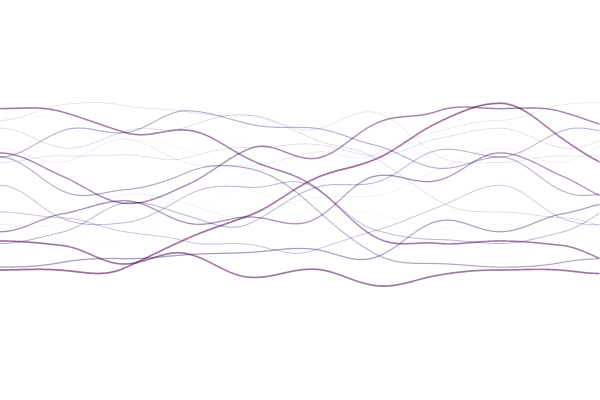
Frame 1 (no input)
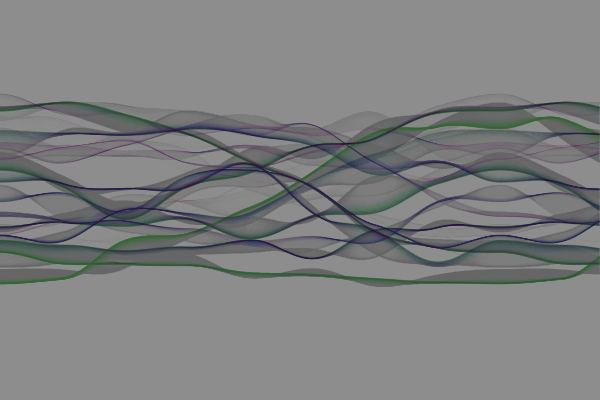
Frame 60 (no input)
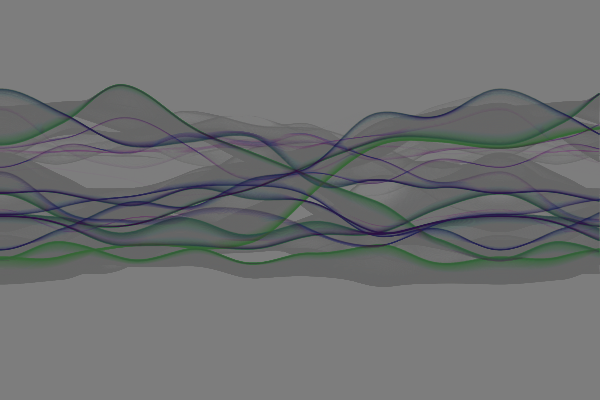
Frame 120 (the mouse pressed at the canvas centre since frame 60)

The p5.js sketch that drew these frames (run headless with seeded random() and noise() and a simulated clock; from frame 60 on, the mouse is pressed at the canvas centre):

// p5.js sketch
// ── sketch.js
function setup() {
  createCanvas(600, 400);
  blendMode(DIFFERENCE);
}

function draw() {
  background(245, 8);
  for (let i = 0; i < 20; i++) {
    strokeWeight(map(i, 0, 19, .1, 2));
    stroke(
      map(i, 0, 19, 0, 100),
      map(i, 0, 19, 100, 0),
      map(i, 0, 19, 200, 100), 
      100);
    for (let x = 0; x < width; x++) {
      point(x, noise(i + x / 500, frameCount / 500) * height);
    }
  }
}
